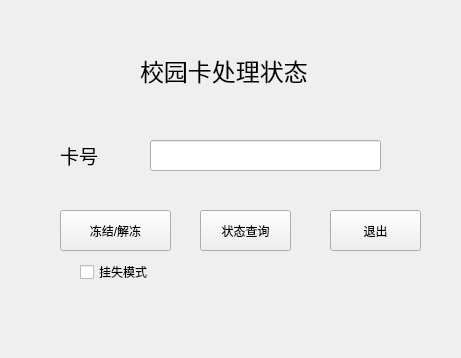
<?xml version="1.0" encoding="UTF-8"?>
<ui version="4.0">
 <class>Freeze</class>
 <widget class="QWidget" name="Freeze">
  <property name="geometry">
   <rect>
    <x>0</x>
    <y>0</y>
    <width>461</width>
    <height>358</height>
   </rect>
  </property>
  <property name="windowTitle">
   <string>Form</string>
  </property>
  <widget class="QPushButton" name="query_state">
   <property name="geometry">
    <rect>
     <x>200</x>
     <y>210</y>
     <width>91</width>
     <height>41</height>
    </rect>
   </property>
   <property name="text">
    <string>状态查询</string>
   </property>
  </widget>
  <widget class="QLineEdit" name="enter_id">
   <property name="geometry">
    <rect>
     <x>150</x>
     <y>140</y>
     <width>231</width>
     <height>31</height>
    </rect>
   </property>
  </widget>
  <widget class="QLabel" name="label">
   <property name="geometry">
    <rect>
     <x>60</x>
     <y>140</y>
     <width>63</width>
     <height>31</height>
    </rect>
   </property>
   <property name="font">
    <font>
     <pointsize>14</pointsize>
    </font>
   </property>
   <property name="text">
    <string>卡号</string>
   </property>
  </widget>
  <widget class="QPushButton" name="exit_btn">
   <property name="geometry">
    <rect>
     <x>330</x>
     <y>210</y>
     <width>91</width>
     <height>41</height>
    </rect>
   </property>
   <property name="text">
    <string>退出</string>
   </property>
  </widget>
  <widget class="QPushButton" name="change_mode">
   <property name="geometry">
    <rect>
     <x>60</x>
     <y>210</y>
     <width>111</width>
     <height>41</height>
    </rect>
   </property>
   <property name="text">
    <string>冻结/解冻</string>
   </property>
  </widget>
  <widget class="QCheckBox" name="need_admin_box">
   <property name="geometry">
    <rect>
     <x>80</x>
     <y>260</y>
     <width>88</width>
     <height>24</height>
    </rect>
   </property>
   <property name="text">
    <string>挂失模式</string>
   </property>
  </widget>
  <widget class="QLabel" name="label_2">
   <property name="geometry">
    <rect>
     <x>140</x>
     <y>50</y>
     <width>171</width>
     <height>41</height>
    </rect>
   </property>
   <property name="font">
    <font>
     <pointsize>18</pointsize>
    </font>
   </property>
   <property name="text">
    <string>校园卡处理状态</string>
   </property>
  </widget>
 </widget>
 <resources/>
 <connections/>
</ui>
